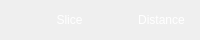
                                            <widget class="QFrame" name="frame_135">
                                             <property name="minimumSize">
                                              <size>
                                               <width>0</width>
                                               <height>40</height>
                                              </size>
                                             </property>
                                             <property name="maximumSize">
                                              <size>
                                               <width>16777215</width>
                                               <height>40</height>
                                              </size>
                                             </property>
                                             <property name="frameShape">
                                              <enum>QFrame::NoFrame</enum>
                                             </property>
                                             <property name="frameShadow">
                                              <enum>QFrame::Raised</enum>
                                             </property>
                                             <layout class="QHBoxLayout" name="horizontalLayout_60">
                                              <item>
                                               <widget class="QPushButton" name="pushButton_timelapse_flagSetSlices">
                                                <property name="minimumSize">
                                                 <size>
                                                  <width>25</width>
                                                  <height>25</height>
                                                 </size>
                                                </property>
                                                <property name="maximumSize">
                                                 <size>
                                                  <width>25</width>
                                                  <height>25</height>
                                                 </size>
                                                </property>
                                                <property name="styleSheet">
                                                 <string notr="true">QPushButton{
	
	background-image: url(:/floresansPrefix/whiteUnpressed.png);
border:none;
}</string>
                                                </property>
                                                <property name="text">
                                                 <string/>
                                                </property>
                                               </widget>
                                              </item>
                                              <item>
                                               <widget class="QLabel" name="label_26">
                                                <property name="styleSheet">
                                                 <string notr="true">font: 75 16pt &quot;Segoe UI&quot;;
color: rgb(255, 255, 255);</string>
                                                </property>
                                                <property name="text">
                                                 <string>Slice</string>
                                                </property>
                                                <property name="alignment">
                                                 <set>Qt::AlignCenter</set>
                                                </property>
                                               </widget>
                                              </item>
                                              <item>
                                               <widget class="QPushButton" name="pushButton_timelapse_flagSetDistance">
                                                <property name="minimumSize">
                                                 <size>
                                                  <width>25</width>
                                                  <height>25</height>
                                                 </size>
                                                </property>
                                                <property name="maximumSize">
                                                 <size>
                                                  <width>25</width>
                                                  <height>25</height>
                                                 </size>
                                                </property>
                                                <property name="styleSheet">
                                                 <string notr="true">QPushButton{
	background-image: url(:/floresansPrefix/whitePressed.png);
border:none;
}</string>
                                                </property>
                                                <property name="text">
                                                 <string/>
                                                </property>
                                               </widget>
                                              </item>
                                              <item>
                                               <widget class="QLabel" name="label_27">
                                                <property name="styleSheet">
                                                 <string notr="true">font: 75 16pt &quot;Segoe UI&quot;;
color: rgb(255, 255, 255);</string>
                                                </property>
                                                <property name="text">
                                                 <string>Distance</string>
                                                </property>
                                                <property name="alignment">
                                                 <set>Qt::AlignCenter</set>
                                                </property>
                                               </widget>
                                              </item>
                                             </layout>
                                            </widget>
